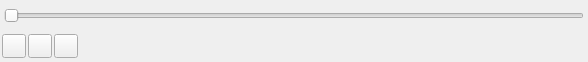
<?xml version="1.0" encoding="UTF-8"?>
<ui version="4.0">
 <class>PlayControlUi</class>
 <widget class="QWidget" name="PlayControlUi">
  <property name="geometry">
   <rect>
    <x>0</x>
    <y>0</y>
    <width>588</width>
    <height>62</height>
   </rect>
  </property>
  <property name="sizePolicy">
   <sizepolicy hsizetype="Expanding" vsizetype="Minimum">
    <horstretch>0</horstretch>
    <verstretch>0</verstretch>
   </sizepolicy>
  </property>
  <property name="minimumSize">
   <size>
    <width>0</width>
    <height>0</height>
   </size>
  </property>
  <property name="maximumSize">
   <size>
    <width>16777215</width>
    <height>324</height>
   </size>
  </property>
  <property name="windowTitle">
   <string/>
  </property>
  <layout class="QGridLayout" name="gridLayout">
   <property name="leftMargin">
    <number>0</number>
   </property>
   <property name="topMargin">
    <number>0</number>
   </property>
   <property name="rightMargin">
    <number>0</number>
   </property>
   <property name="bottomMargin">
    <number>0</number>
   </property>
   <property name="spacing">
    <number>0</number>
   </property>
   <item row="0" column="0">
    <widget class="QFrame" name="m_MainFrame">
     <property name="sizePolicy">
      <sizepolicy hsizetype="Expanding" vsizetype="Preferred">
       <horstretch>0</horstretch>
       <verstretch>0</verstretch>
      </sizepolicy>
     </property>
     <property name="frameShape">
      <enum>QFrame::NoFrame</enum>
     </property>
     <property name="frameShadow">
      <enum>QFrame::Plain</enum>
     </property>
     <layout class="QVBoxLayout" name="verticalLayout">
      <property name="spacing">
       <number>2</number>
      </property>
      <property name="leftMargin">
       <number>2</number>
      </property>
      <property name="topMargin">
       <number>2</number>
      </property>
      <property name="rightMargin">
       <number>2</number>
      </property>
      <property name="bottomMargin">
       <number>2</number>
      </property>
      <item>
       <widget class="QFrame" name="m_ControlsFrame">
        <property name="sizePolicy">
         <sizepolicy hsizetype="Expanding" vsizetype="Preferred">
          <horstretch>0</horstretch>
          <verstretch>0</verstretch>
         </sizepolicy>
        </property>
        <property name="minimumSize">
         <size>
          <width>0</width>
          <height>0</height>
         </size>
        </property>
        <property name="maximumSize">
         <size>
          <width>16777215</width>
          <height>16777215</height>
         </size>
        </property>
        <property name="frameShape">
         <enum>QFrame::NoFrame</enum>
        </property>
        <property name="frameShadow">
         <enum>QFrame::Plain</enum>
        </property>
        <layout class="QVBoxLayout" name="verticalLayout_2">
         <property name="spacing">
          <number>0</number>
         </property>
         <property name="leftMargin">
          <number>0</number>
         </property>
         <property name="topMargin">
          <number>0</number>
         </property>
         <property name="rightMargin">
          <number>0</number>
         </property>
         <property name="bottomMargin">
          <number>0</number>
         </property>
         <item>
          <widget class="QFrame" name="m_VideoPlaybackControl">
           <property name="sizePolicy">
            <sizepolicy hsizetype="Expanding" vsizetype="Preferred">
             <horstretch>0</horstretch>
             <verstretch>0</verstretch>
            </sizepolicy>
           </property>
           <property name="styleSheet">
            <string notr="true"/>
           </property>
           <layout class="QHBoxLayout" name="horizontalLayout">
            <property name="spacing">
             <number>5</number>
            </property>
            <property name="sizeConstraint">
             <enum>QLayout::SetDefaultConstraint</enum>
            </property>
            <property name="leftMargin">
             <number>2</number>
            </property>
            <property name="topMargin">
             <number>2</number>
            </property>
            <property name="rightMargin">
             <number>2</number>
            </property>
            <property name="bottomMargin">
             <number>2</number>
            </property>
            <item>
             <widget class="QSlider" name="m_PlayPosSlider">
              <property name="minimumSize">
               <size>
                <width>0</width>
                <height>24</height>
               </size>
              </property>
              <property name="maximumSize">
               <size>
                <width>16777215</width>
                <height>24</height>
               </size>
              </property>
              <property name="orientation">
               <enum>Qt::Horizontal</enum>
              </property>
             </widget>
            </item>
           </layout>
          </widget>
         </item>
        </layout>
       </widget>
      </item>
      <item>
       <layout class="QHBoxLayout" name="horizontalLayout_2">
        <item>
         <widget class="VxPushButton" name="m_RestartButton">
          <property name="sizePolicy">
           <sizepolicy hsizetype="Fixed" vsizetype="Fixed">
            <horstretch>0</horstretch>
            <verstretch>0</verstretch>
           </sizepolicy>
          </property>
          <property name="minimumSize">
           <size>
            <width>24</width>
            <height>24</height>
           </size>
          </property>
          <property name="maximumSize">
           <size>
            <width>24</width>
            <height>24</height>
           </size>
          </property>
          <property name="text">
           <string notr="true"/>
          </property>
          <property name="iconSize">
           <size>
            <width>24</width>
            <height>24</height>
           </size>
          </property>
         </widget>
        </item>
        <item>
         <widget class="VxPushButton" name="m_PlayPauseButton">
          <property name="sizePolicy">
           <sizepolicy hsizetype="Fixed" vsizetype="Fixed">
            <horstretch>0</horstretch>
            <verstretch>0</verstretch>
           </sizepolicy>
          </property>
          <property name="minimumSize">
           <size>
            <width>24</width>
            <height>24</height>
           </size>
          </property>
          <property name="maximumSize">
           <size>
            <width>24</width>
            <height>24</height>
           </size>
          </property>
          <property name="text">
           <string notr="true"/>
          </property>
          <property name="iconSize">
           <size>
            <width>24</width>
            <height>24</height>
           </size>
          </property>
         </widget>
        </item>
        <item>
         <widget class="VxPushButton" name="m_StopButton">
          <property name="sizePolicy">
           <sizepolicy hsizetype="Fixed" vsizetype="Fixed">
            <horstretch>0</horstretch>
            <verstretch>0</verstretch>
           </sizepolicy>
          </property>
          <property name="minimumSize">
           <size>
            <width>24</width>
            <height>24</height>
           </size>
          </property>
          <property name="maximumSize">
           <size>
            <width>24</width>
            <height>24</height>
           </size>
          </property>
          <property name="text">
           <string notr="true"/>
          </property>
          <property name="iconSize">
           <size>
            <width>24</width>
            <height>24</height>
           </size>
          </property>
         </widget>
        </item>
        <item>
         <widget class="QLabel" name="m_TagLabel">
          <property name="sizePolicy">
           <sizepolicy hsizetype="Expanding" vsizetype="Preferred">
            <horstretch>0</horstretch>
            <verstretch>0</verstretch>
           </sizepolicy>
          </property>
          <property name="minimumSize">
           <size>
            <width>0</width>
            <height>0</height>
           </size>
          </property>
          <property name="maximumSize">
           <size>
            <width>16777215</width>
            <height>16777215</height>
           </size>
          </property>
          <property name="text">
           <string notr="true"/>
          </property>
          <property name="alignment">
           <set>Qt::AlignCenter</set>
          </property>
         </widget>
        </item>
       </layout>
      </item>
     </layout>
    </widget>
   </item>
  </layout>
 </widget>
 <customwidgets>
  <customwidget>
   <class>VxPushButton</class>
   <extends>QPushButton</extends>
   <header location="global">VxPushButton.h</header>
  </customwidget>
 </customwidgets>
 <resources/>
 <connections/>
</ui>
